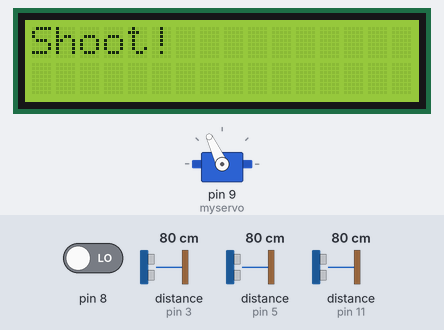
This sketch was run on a simulated Arduino Uno, built with avr-gcc and run on an emulated ATmega328P. Parts: servo, 16×2 character LCD. Wiring (inferred from the names in the program): 3 × ultrasonic range finder: trigger pin 2, echo pin 3 / trigger pin 4, echo pin 5 / trigger pin 10, echo pin 11. The test bench sets the inputs (shaded band); at power-on: distance to the obstacle (sensors on pin 3, pin 5, pin 11) 80 cm, pin 8 LOW. The echo pulse lasts 58.3 µs per cm.

Above: at 1.2 s.
1.3 s: distance to the obstacle (sensor on pin 3) set to 74 cm
At 2.2 s:
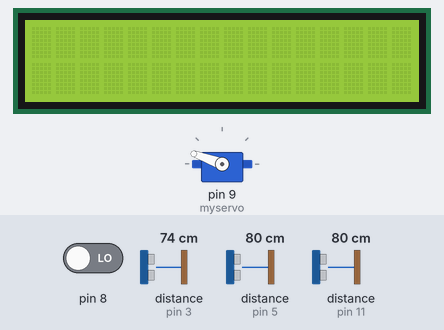
At 6.7 s:
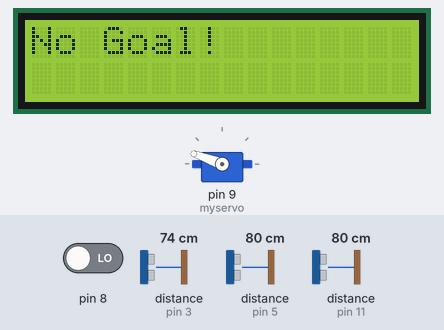
Timing chart, 0 to 8.2 s (numbered marks = the images above; inputs shaded):
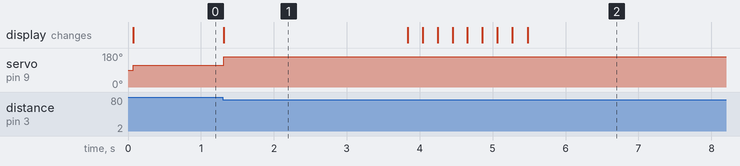

Measured:
- the behaviour switches between 80 and 79 cm on distance to the obstacle (sensor on pin 3) (found by bisection; images 0 and 1)
- after the input at 1.3 s, servo on pin 9 (myservo): 115° → 160° at once; the display: changes at once (image 1)
- what the display in image 1 shows lasts 2.5 s, from 1.3 s to 3.8 s

The sketch:

Source_code_with_comments.ino
```cpp
#include <Servo.h>							// using servo motor
#include <LiquidCrystal_I2C.h>				// using I2C LCD display
#include <Wire.h>							// using I2C LCD display
Servo myservo;								// set servo motor object
LiquidCrystal_I2C lcd(0x27, 16, 2);			// set LCD display object

int outPin = 10;							// trig pin of ultrasonic sensor
int inPin = 11;								// echo pin of ultrasonic sensor
int E1 = 2;									// left infrared sensor - shoot
int O1 = 3;									// left infrared sensor - get
int E2 = 4;									// right infrared sensor - shoot
int O2 = 5;									// right infrared sensor - get

void setup() {								// setup function
	pinMode(E1, OUTPUT);					// setting all pinMode
	pinMode(O1, INPUT);
	pinMode(E2, OUTPUT);
	pinMode(O2, INPUT);
	pinMode(outPin, OUTPUT);
	pinMode(inPin, INPUT);
	myservo.attach(9);						// initialize servo motor
	lcd.init();								// initialize I2C LCD monitor
	lcd.backlight();						// turn on the LCD backlight ( blue light )
}

void loop() {								// loop function
	digitalWrite(outPin, HIGH);				// 1st - calcutate distance of ultrasonic sensor and field
	delayMicroseconds(50);
	digitalWrite(outPin, LOW);
	int temp;
	int duration = pulseIn(inPin, HIGH);	// How long did time take?
	int result = duration;					// result = 1st calcutate distance
	myservo.write(115);						// turn servo motor to the center
	int left = 0;							// is left infrared sensor detect any signal?
	int right = 0;							// is right infrared sensor detect any signal?
	lcd.setCursor(0, 0);					// set lcd cursor to start
	lcd.print("Shoot!");					// print "Shoot!" to lcd
	while (true) {							// while left and right sensor get same signal
		digitalWrite(E1, HIGH);
		digitalWrite(E2, HIGH);
		delayMicroseconds(50);
		digitalWrite(E1, LOW);
		digitalWrite(E2, LOW);
		left = digitalRead(O1);				// left = did left infrared sensor detect any signal?
		right = digitalRead(O2);			// right = did right infrared sensor detect any signal?
		if (left != right) {				// if they get different signal
			if (left)						// if left sensor detect the signal
				myservo.write(70);			// goalkeeper defense left side
			else if (right)					// else if right sensor detect the signal
				myservo.write(160);			// goalkeeper defense right side
			lcd.clear();					// erase "Shoot!"
			break;							// end loop
		}
		delay(5);							// for evey 0.005 seconds
	}										// loop and loop
	for(int i = 0; i < 100; i++) {			// loop 100 times ( max 2 seconds )
		digitalWrite(outPin, HIGH);			// ultrasonic sensor detect ball
		delayMicroseconds(50);
		digitalWrite(outPin, LOW);
		int temp = pulseIn(inPin, HIGH);
		if (duration > temp)				// if calculated distance is lower than existing duration ( did sensor detected the ball? )
			duration = temp;				// set duration to minimun value
		delay(20);
	}
	if (duration + 15 < result) {			// if sensor detected the ball
		char str[16] = "Congratulations!";	// display "Congratulations!" to LCD display
		for(int i = 0; i < 16; i++) {
			lcd.clear();
			lcd.setCursor(i, 0);
			lcd.print(str[i]);
			delay(200);
		}
		for(int i = 0; i < 5; i++) {
			lcd.clear();
			lcd.setCursor(0, 0);
			lcd.print(str);
			delay(200);
		}
	}
	else {									// else if ultrasonic sensor didn't detect the ball
		char str[16] = "No Goal!";			// display "No Goal!" to LCD display
		for(int i = 0; i < 8; i++) {
			lcd.clear();
			lcd.setCursor(i, 0);
			lcd.print(str[i]);
			delay(200);
		}
		for(int i = 0; i < 5; i++) {
			lcd.clear();
			lcd.setCursor(0, 0);
			lcd.print(str);
			delay(200);
		}
	}
	while (!digitalRead(8))					// if user press "reset button"
		delay(10);
		lcd.clear();						// clear LCD display
	delay(10);
}											// loop end, another loop start
```
